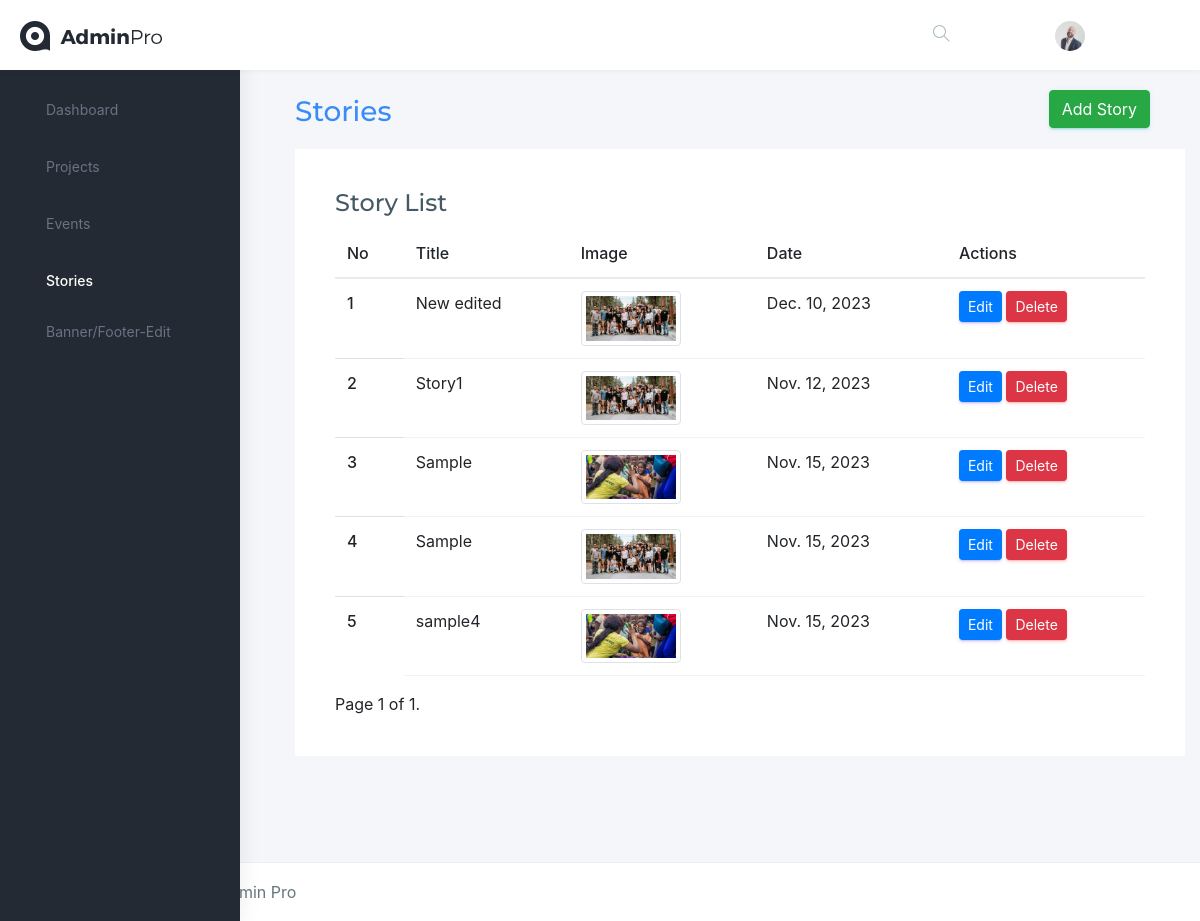
Screenshot of /stories/ with the database file from the repository.
### adminapp/models.py (models this page shows)
class Story(models.Model):
    photo = models.ImageField(upload_to='story_photos/')
    title = models.CharField(max_length=100)
    date = models.DateField()
    created_at = models.DateTimeField(auto_now_add=True)

### adminapp/views.py (the view)
# urls.py: path('stories/', story_list, name='story_list'),
def story_list(request):
    stories = Story.objects.all()
    page = request.GET.get('page', 1)
    paginator = Paginator(stories, 5)
    try:
        stories = paginator.page(page)
    except PageNotAnInteger:
        stories = paginator.page(1)
    except EmptyPage:
        stories = paginator.page(paginator.num_pages)
    return render(request, 'events/story_list.html', {'stories': stories})

### templates/events/story_list.html (shortened to what this page needs)
{% extends 'base.html' %}
{% block content %}
<!DOCTYPE html>
<html lang="en">
<head>
    <link rel="stylesheet" href="https://stackpath.bootstrapcdn.com/bootstrap/4.3.1/css/bootstrap.min.css">
</head>
<body>
    <div class="page-wrapper">
        <div class="container-fluid">
            <div class="row page-titles">
                <div class="col-md-5 align-self-center">
                    <h3 class="text-themecolor">Stories</h3>
                </div>
            </div>
            <a href="{% url 'add_story' %}" class="btn btn-success">Add Story</a>
            <div class="row">
                <div class="col-lg-12">
                    <div class="card">
                        <div class="card-body">
                            <h4 class="card-title">Story List</h4>
                            <div class="table-responsive">
                                <table class="table">
                                    <thead>
                                        <tr>
                                            <th>No</th>
                                            <th>Title</th>
                                            <th>Image</th>
                                            <th>Date</th>
                                            <th>Actions</th>
                                        </tr>
                                    </thead>
                                    <tbody>
                                        {% for story in stories %}
                                            <tr>
                                                <th scope="row">{{ forloop.counter }}</th>
                                                <td>{{ story.title }}</td>
                                                <td>
                                                    {% if story.photo %}
                                                        <img src="{{ story.photo.url }}" alt="{{ story.title }}" class="img-thumbnail" style="max-width: 100px; max-height: 100px;">
                                                    {% else %}
                                                        No image available
                                                    {% endif %}
                                                </td>
                                                <td>{{ story.date }}</td>
                                                <td>
                                                    <a href="{% url 'story_edit' pk=story.pk %}" class="btn btn-primary btn-sm">Edit</a>
                                                    <form method="post" action="{% url 'story_delete' pk=story.pk %}" style="display: inline;">
                                                        <button type="submit" class="btn btn-danger btn-sm">Delete</button>
                                                    </form>
                                                </td>
                                            </tr>
                                        {% endfor %}
                                    </tbody>
                                </table>
                                <div class="pagination">
                                    <span class="step-links">
                                        <span class="current">
                                            Page {{ stories.number }} of {{ stories.paginator.num_pages }}.
                                        </span>
                                    </span>
                                </div>
                            </div>
                        </div>
                    </div>
                </div>
            </div>
        </div>
    </div>
</body>
</html>
{% endblock %}

### static/css/colors/default-dark.css (style rules this page uses)
a { color: #398bf7; }
.text-themecolor { color: #398bf7 !important; }

### templates/base.html (style rules this page uses)
.card { background-color: #fff; padding: 20px; border-radius: 8px; box-shadow: 0 4px 8px rgba(0, 0, 0, 0.1); margin-bottom: 20px; cursor: pointer; }

### templates/events/story_list.html (style rules this page uses)
.page-wrapper { margin-left: 140px; }
.btn-success { color: #fff; background-color: #28a745; border-color: #28a745; position: absolute; right: 50px; top: 55px; }
.fix-header .page-wrapper { padding-top: 35px; }

### rows the page displays
Story: title "New edited", photo (picture), date "Dec. 10, 2023"
Story: title "Story1", photo (picture), date "Nov. 12, 2023"
Story: title "Sample", photo (picture), date "Nov. 15, 2023"
Story: title "Sample", photo (picture), date "Nov. 15, 2023"
Story: title "sample4", photo (picture), date "Nov. 15, 2023"

### other values shown
{{ stories.number }} "1"
{{ stories.paginator.num_pages }} "1"
